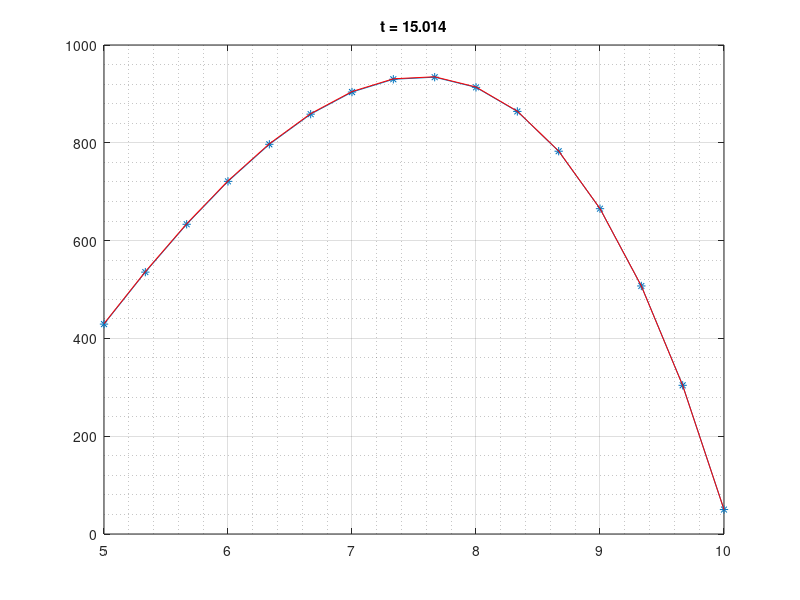

This figure's MATLAB source:
#ejercicio 1 - E)
clc;
clear;
#---------DATOS--------
k=2;
H=2;
c=0;
dx=1/3;#Cant de puntos que se quiere
L1=5;
L2=10;
pcp=1;
x=L1:dx:L2;
n=length(x);
Q=@(x) x.^3;
Q=Q(x);
Qinf=100;
K=zeros(n);
b=zeros(n,1);

#TEMPORAL
T1=0;
T2=15;
dt=0.25*dx*dx/k;
Ttotal=T1:dt:T2;


#ARMADO MATRIZ K
#FUNCIONALIDAD FIJA
#NO VA SIGNO MENOS,OJO
fila = [k/dx^2 -(2*k/dx^2+c) k/dx^2];
  for i=2:(n-1)
    K(i,i-1:i+1)=fila;
    b(i)=Q(i);
end
K(n,:)=zeros(n,1);
K(1,1)=(-2*k/dx^2 -2*H/dx - c);
K(1,2)=2*k/dx^2;
K(n,n)=1;

b(1)=Q(1)+(2*H/dx)*Qinf;
b(n)=50;

#condiciones iniciales nulas
#T(nodo,tiempo)
IDENTIDAD=eye(n);
T_ap=zeros(length(x),length(Ttotal));
T_ap(end,1)=50;#CONDICION DIRICHLET

T_an=(-x.^5)/40 + 1225.*x./3 -4600/3;
ejes=[L1 L2 -0 1000];

for i=1:length(Ttotal)
  figure(1)
  plot(x,T_ap(:,i),'*-')
  title(sprintf('t = %5.3f',i*dt));
  grid on;
  grid minor;
  axis(ejes);
  pause(0.01);
  #FORWARD
  #T_ap(:,i+1)=((dt/pcp)*(K*T_ap(:,i)+b))+T_ap(:,i);
  #T_ap(end,i+1)=50;#CONDICION DIRICHLET

  #BACKWARD
  #T_ap(:,i+1)=((pcp/dt)*IDENTIDAD-K)\(b+(pcp/dt)*T_ap(:,i));
  #T_ap(end,i+1)=50;#CONDICION DIRICHLET

  #CRANK-NICHOLSON
  T_ap(:,i+1)=((pcp/dt)*IDENTIDAD - 0.5*K)\(((0.5*K + (pcp/dt)*IDENTIDAD)*T_ap(:,i)) +b);
  T_ap(end,i+1)=50;#CONDICION DIRICHLET
endfor

hold on;
plot(x,T_an,'r');


